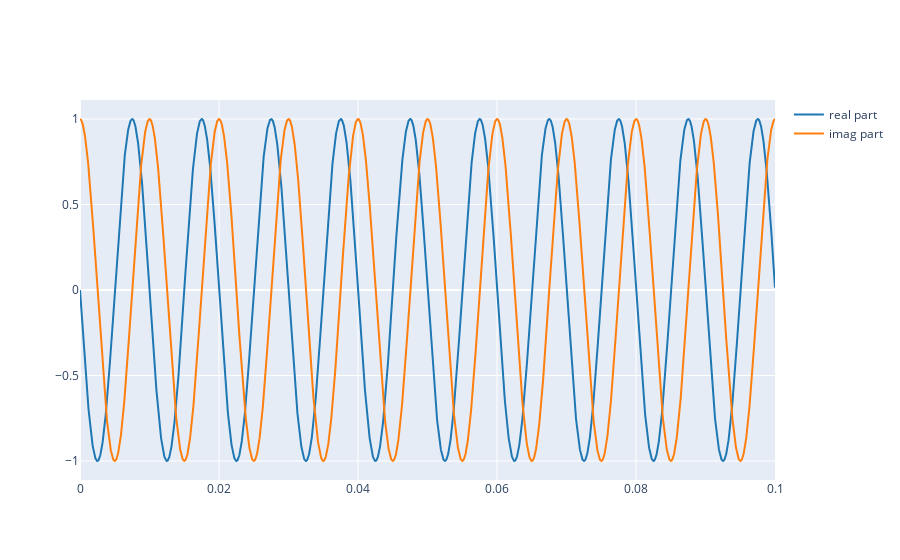

Here is the notebook cell this chart was saved with:
### Markdown cell above
Now we can plot the real and imaginary part of this signal:

### Code cell
plot_signals([np.real(x), np.imag(x)], fs, name=['real part', 'imag part'])

### Figure 1 — Plotly figure (JSON) as saved in the notebook; plotly's stock layout.template omitted (floating-point values rounded to 4 significant figures; data arrays with more than 128 entries replaced by an {"elided": "..."} marker saying what was removed)
{"data": [{"line": {"color": "#1f77b4", "shape": "linear"}, "mode": "lines", "name": "real part", "type": "scatter", "x": {"elided": "4410 float values"}, "y": {"elided": "4410 float values"}}, {"line": {"color": "#ff7f0e", "shape": "linear"}, "mode": "lines", "name": "imag part", "type": "scatter", "x": {"elided": "4410 float values"}, "y": {"elided": "4410 float values"}}], "layout": {}}
